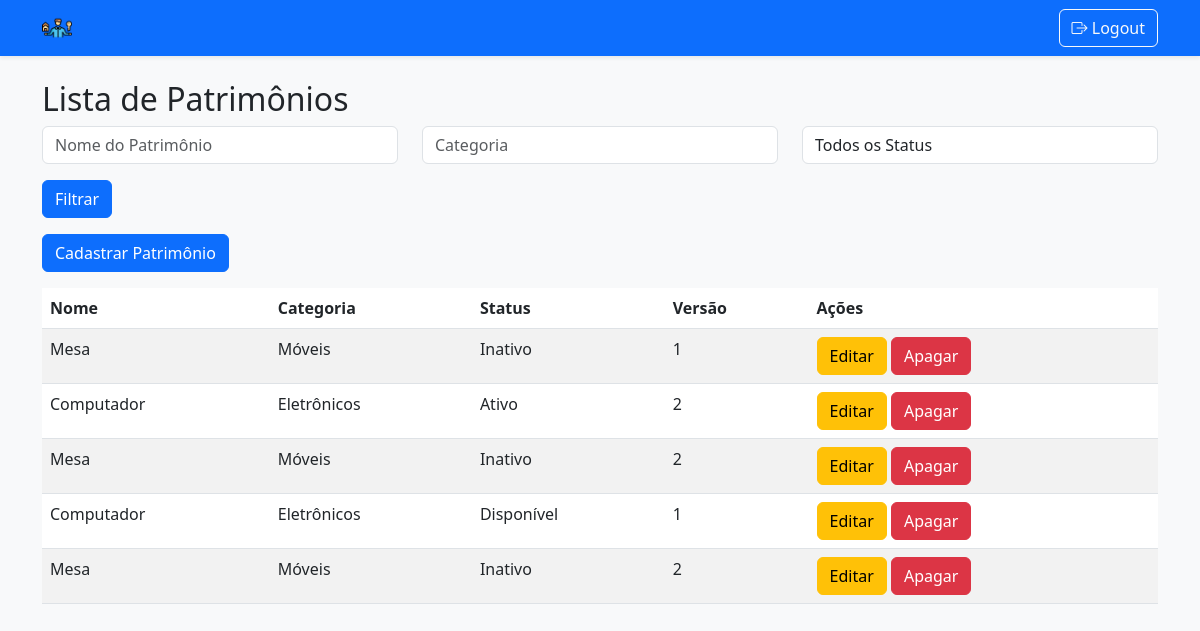
/admin/listagem (signed in), run on the app's committed database.
### backend/models.py (models this page shows)
class Patrimonio(db.Model):
    id = db.Column(db.Integer, primary_key=True)
    nome = db.Column(db.String(50), nullable=False)
    categoria = db.Column(db.String(20))
    status = db.Column(db.String(20))
    versao = db.Column(db.Integer, nullable=False, default=1)  # Novo campo de versão
    funcionario_id = db.Column(db.Integer, db.ForeignKey('funcionario.id'), nullable=True)
    funcionario = db.relationship('Funcionario', back_populates='patrimonios')

### backend/routes/main_routes.py (the view)
@main.route('/<username>/listagem')
@login_required
def listagem(username):
    if username != current_user.username:
        flash('Acesso restrito.')
        return redirect(url_for('main.listagem', username=current_user.username))
    query = Patrimonio.query
    nome = request.args.get('nome')
    categoria = request.args.get('categoria')
    status = request.args.get('status')
    if nome:
        query = query.filter(Patrimonio.nome.ilike(f'%{nome}%'))
    if categoria:
        query = query.filter(Patrimonio.categoria.ilike(f'%{categoria}%'))
    if status:
        query = query.filter(Patrimonio.status == status)
    patrimonios = query.all()
    return render_template('listagem.html', patrimonios=patrimonios)

### backend/__init__.py (called while the page is built)
def create_app():
    app = Flask(__name__)
    app.config['SECRET_KEY'] = 'sua-chave-secreta'
    app.config['SQLALCHEMY_DATABASE_URI'] = f'sqlite:///{os.path.abspath(os.path.join(os.path.dirname(__file__), "../infra/gerPtrimonio.db"))}'
    db.init_app(app)
    login_manager = LoginManager()
    login_manager.login_view = 'auth.login'
    login_manager.init_app(app)
    @login_manager.user_loader
    def load_user(user_id):
        return User.query.get(int(user_id))
    @app.context_processor
    def inject_user():
        return dict(current_user=current_user)
    from .routes import register_routes
    register_routes(app)
    return app

### backend/models.py (called while the page is built)
    @property
    def is_active(self):
        return self.active

### backend/templates/listagem.html (shortened to what this page needs)
{% extends "base.html" %}
{% block content %}
<h2>Lista de Patrimônios</h2>
<form method="GET" action="{{ url_for('main.listagem', username=current_user.username) }}" class="mb-3">
    <div class="row">
        <div class="col-md-4">
            <input type="text" name="nome" class="form-control" placeholder="Nome do Patrimônio" value="{{ request.args.get('nome', '') }}">
        </div>
        <div class="col-md-4">
            <input type="text" name="categoria" class="form-control" placeholder="Categoria" value="{{ request.args.get('categoria', '') }}">
        </div>
        <div class="col-md-4">
            <select name="status" class="form-control">
                <option value="">Todos os Status</option>
            </select>
        </div>
    </div>
    <div class="row mt-3">
        <div class="col-md-12">
            <button type="submit" class="btn btn-primary">Filtrar</button>
        </div>
    </div>
</form>
{% if current_user.cargo in ['Admin', 'Supervisor'] %}
<button class="btn btn-primary mb-3" data-bs-toggle="modal" data-bs-target="#cadastroModal">Cadastrar Patrimônio</button>
{% endif %}
<table id="patrimonioTable" class="table table-striped">
    <thead>
        <tr>
            <th>Nome</th>
            <th>Categoria</th>
            <th>Status</th>
            <th>Versão</th>
            <th>Ações</th>
        </tr>
    </thead>
    <tbody>
        {% for patrimonio in patrimonios %}
        <tr>
            <td>{{ patrimonio.nome }}</td>
            <td>{{ patrimonio.categoria }}</td>
            <td>{{ patrimonio.status }}</td>
            <td>{{ patrimonio.versao }}</td>
            <td>
                {% if current_user.cargo in ['Admin', 'Supervisor'] %}
                <a href="{{ url_for('main.editar', username=current_user.username, id=patrimonio.id) }}" class="btn btn-warning">Editar</a>
                <form method="POST" action="{{ url_for('main.apagar', username=current_user.username, id=patrimonio.id) }}" style="display:inline;">
                    <button type="submit" class="btn btn-danger">Apagar</button>
                </form>
                {% endif %}
            </td>
        </tr>
        {% endfor %}
    </tbody>
</table>
{% endblock %}

### data on the page
Patrimonio: nome "Mesa", categoria "Móveis", status "Inativo", versao "1"
Patrimonio: nome "Computador", categoria "Eletrônicos", status "Ativo", versao "2"
Patrimonio: nome "Mesa", categoria "Móveis", status "Inativo", versao "2"
Patrimonio: nome "Computador", categoria "Eletrônicos", status "Disponível", versao "1"
Patrimonio: nome "Mesa", categoria "Móveis", status "Inativo", versao "2"
